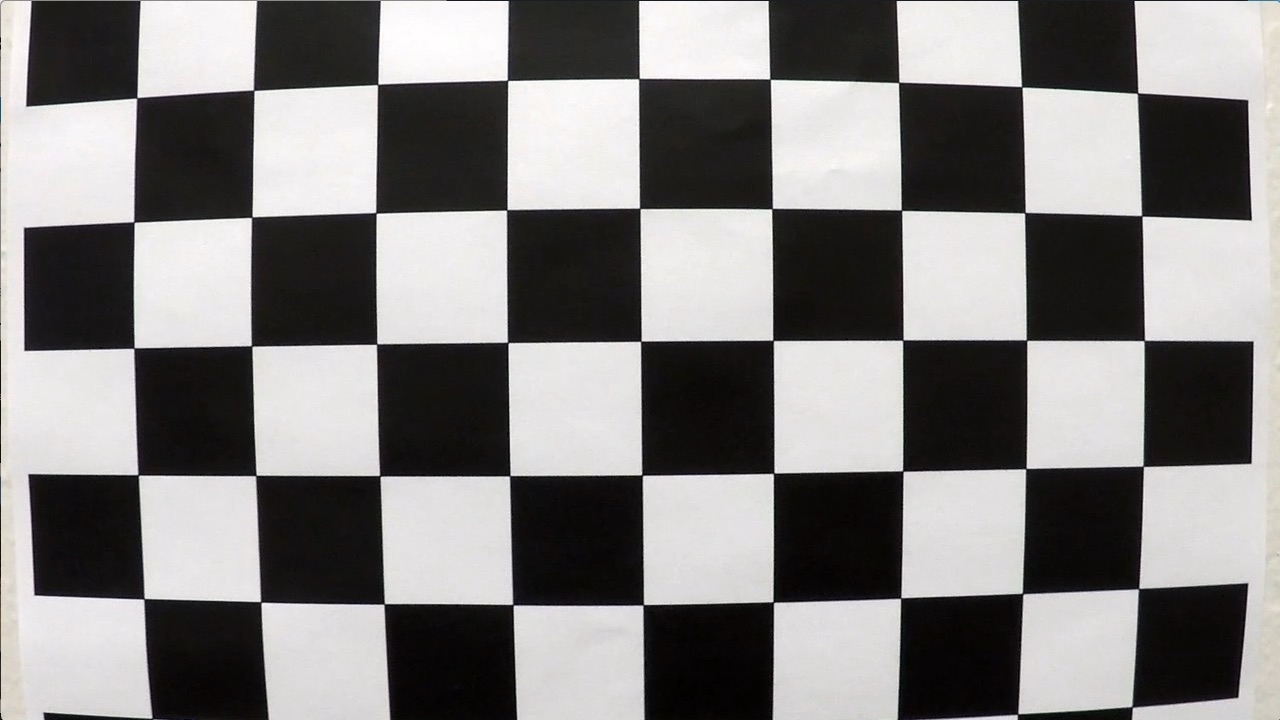
#> input picture p4/camera_cal/calibration1.jpg, 1280 x 720 px; its folder holds 5 pictures in this run
$ jupyter execute --allow-errors p4_submit.ipynb   (shell and % lines are left out)   (Python 2 division)   (older library calls are emulated)
#> lines starting #> are read from the running program, lines starting #| are printed output that depends on the picture; after the words box and inside, x2 and y2 are one past the last pixel; in counts of white or black regions, pixels touching at a corner belong together
### p4/utils.py
import numpy as np
import cv2
from scipy import signal

def convert_binary(img, s_thresh=(170, 255), sx_thresh=(20, 100), sy_thresh=None, l_thresh=None):
    # Grayscale image
    # NOTE: we already saw that standard grayscaling lost color information for the lane lines
    # Explore gradients in other colors spaces / color channels to see what might work better
#    gray = cv2.cvtColor(img, cv2.COLOR_RGB2GRAY)

    # hls color channel
    hls = cv2.cvtColor(img, cv2.COLOR_RGB2HLS).astype(np.float)

    l_channel = hls[:,:,1]
    s_channel = hls[:,:,2]

    # Threshold hls, s channel
    s_binary = np.zeros_like(s_channel)
    s_binary[(s_channel >= s_thresh[0]) & (s_channel <= s_thresh[1])] = 1

    # Sobel x
#    sobelx = cv2.Sobel(gray, cv2.CV_64F, 1, 0) # Take the derivative in x
#    abs_sobelx = np.absolute(sobelx) # Absolute x derivative to accentuate lines away from horizontal
#    scaled_sobel = np.uint8(255*abs_sobelx/np.max(abs_sobelx))

    sobelx = cv2.Sobel(l_channel, cv2.CV_64F, 1, 0) # Take the derivative in x
    abs_sobelx = np.absolute(sobelx) # Absolute x derivative to accentuate lines away from horizontal
    scaled_sobel = np.uint8(255*abs_sobelx/np.max(abs_sobelx))

    # Threshold x gradient
    sxbinary = np.zeros_like(scaled_sobel)
    sxbinary[(scaled_sobel >= sx_thresh[0]) & (scaled_sobel <= sx_thresh[1])] = 1


    # Sobel y
    if sy_thresh:

        sobely = cv2.Sobel(gray, cv2.CV_64F, 0, 1) # Take the derivative in y
        abs_sobely = np.absolute(sobely) # Absolute x derivative to accentuate lines away from horizontal
        scaled_sobely = np.uint8(255*abs_sobely/np.max(abs_sobely))

    # Threshold y gradient
        sybinary = np.zeros_like(scaled_sobely)
        sybinary[(scaled_sobely >= sy_thresh[0]) & (scaled_sobely <= sy_thresh[1])] = 1


    # Threshold hls, l channel

    if l_thresh:

        l_channel = hls[:,:,1]
        l_binary = np.zeros_like(l_channel)
        l_binary[(l_channel >= l_thresh[0]) & (l_channel <= l_thresh[1])] = 1

    # Stack each channel to view their individual contributions in green and blue respectively
    # This returns a stack of the two binary images, whose components you can see as different colors
    color_binary = np.dstack(( np.zeros_like(sxbinary), sxbinary, s_binary))

    # Combine the two binary thresholds
    combined_binary = np.zeros_like(sxbinary)

    if(l_thresh and sy_thresh):
        combined_binary[(s_binary == 1) & (l_binary == 1) | (sxbinary == 1) & (sybinary == 1) ] = 1

    if(l_thresh and not sy_thresh):
        combined_binary[(s_binary == 1) & (l_binary == 1) | (sxbinary == 1) ] = 1

    if(sy_thresh and not l_thresh):
        combined_binary[(l_binary == 1) | (sxbinary == 1) & (sybinary == 1) ] = 1

    if(not sy_thresh and not l_thresh):
        combined_binary[(s_binary == 1) | (sxbinary == 1) ] = 1

    return combined_binary, color_binary


def get_pixel_in_window(img, x_center, y_center, size):
    """
    returns selected pixels inside a window.
    :param img: binary image
    :param x_center: x coordinate of the window center
    :param y_center: y coordinate of the window center
    :param size: size of the window in pixel
    :return: x, y of detected pixels

    :size, window_radius=200

    """

    half_size = size // 2
    window = img[int(y_center - half_size):int(y_center + half_size), int(x_center - half_size):int(x_center + half_size)]

    x, y = (window.T == 1).nonzero()

    x = x + x_center - half_size
    y = y + y_center - half_size

    return x, y

def collapse_into_single_arrays(leftx, lefty, rightx, righty, histogram):
    leftx = [x
             for array in leftx
             for x in array]
    lefty = [x
             for array in lefty
             for x in array]
    rightx = [x
              for array in rightx
              for x in array]
    righty = [x
              for array in righty
              for x in array]

    leftx = np.array(leftx)
    lefty = np.array(lefty)
    rightx = np.array(rightx)
    righty = np.array(righty)

    return leftx, lefty, rightx, righty, histogram


def histogram_pixels(warped_thresholded_image, offset=50, steps=6,
                     window_radius=200, medianfilt_kernel_size=51,
                     horizontal_offset=50):
    # Initialise arrays
    left_x = []
    left_y = []
    right_x = []
    right_y = []

    histograms = []

    # Parameters

    height = warped_thresholded_image.shape[0]
    width = warped_thresholded_image.shape[1]
    half_frame = warped_thresholded_image.shape[1] // 2
    pixels_per_step = height / steps
    half = int(width/2)


    for step in range(steps):

        left_x_window_centres = []
        right_x_window_centres = []
        y_window_centres = []

        # Define the window (horizontal slice)

        window_start_y = height - (step * pixels_per_step)
        window_end_y = window_start_y - pixels_per_step

        # Take a count of all the pixels at each x-value in the horizontal slice

        histogram = np.sum(warped_thresholded_image[int(window_end_y):int(window_start_y), int(0.0):int(width)], axis=0)

        # plt.plot(histogram)

        # Smoothen the histogram and removing noise
        # Apply a median filter to the input array using a local window-size given by kernel_size.
        histogram_smooth = signal.medfilt(histogram, medianfilt_kernel_size)

        histograms.append(histogram_smooth)

        # plt.plot(histogram_smooth)

        # Identify the left and right peaks
        # possible gaps between peaks, np.arange(1, 10)

        left_peaks = np.array(signal.find_peaks_cwt(histogram_smooth[:half], np.arange(1, 10)))
        right_peaks = np.array(signal.find_peaks_cwt(histogram_smooth[half:], np.arange(1, 10)))

        if len(left_peaks) > 0:
            left_peak = max(left_peaks)
            left_x_window_centres.append(left_peak)

        if len(right_peaks) > 0:
            right_peak = max(right_peaks) + half
            right_x_window_centres.append(right_peak)


        # Add coordinates to window centres

        if len(left_peaks) > 0 or len(right_peaks) > 0:
            y_window_centres.append((window_start_y + window_end_y) // 2)

        # Get pixels in the left window
        for left_x_centre, y_centre in zip(left_x_window_centres, y_window_centres):
            left_x_additional, left_y_additional = get_pixel_in_window(warped_thresholded_image, left_x_centre,
                                                                       y_centre, window_radius)
            # plt.scatter(left_x_additional, left_y_additional)
            # Add pixels to list
            left_x.append(left_x_additional)
            left_y.append(left_y_additional)

        # Get pixels in the right window
        for right_x_centre, y_centre in zip(right_x_window_centres, y_window_centres):
            right_x_additional, right_y_additional = get_pixel_in_window(warped_thresholded_image, right_x_centre,
                                                                         y_centre, window_radius)
            # plt.scatter(right_x_additional, right_y_additional)
            # Add pixels to list
            right_x.append(right_x_additional)
            right_y.append(right_y_additional)

    return collapse_into_single_arrays(left_x, left_y, right_x, right_y,  histograms)


def fit_second_order_poly(indep, dep, return_coeffs=False):
    fit = np.polyfit(indep, dep, 2)
    fitdep = fit[0]*indep**2 + fit[1]*indep + fit[2]
    if return_coeffs == True:
        return fitdep, fit
    else:
        return fitdep

def lane_poly(yval, poly_coeffs):
    """Returns x value for poly given a y-value.
    Note here x = Ay^2 + By + C."""

    return poly_coeffs[0]*yval**2 + poly_coeffs[1]*yval + poly_coeffs[2]

def draw_poly(img, poly, poly_coeffs, steps, color=[255, 0, 0], thickness=10, dashed=False):
    img_height = img.shape[0]
    pixels_per_step = img_height // steps

    for i in range(steps):
        start = i * pixels_per_step
        end = start + pixels_per_step

        start_point = (int(poly(start, poly_coeffs=poly_coeffs)), start)
        end_point = (int(poly(end, poly_coeffs=poly_coeffs)), end)

        if dashed == False or i % 2 == 1:
            img = cv2.line(img, end_point, start_point, color, thickness)

    return img

def evaluate_poly(indep, poly_coeffs):
    return poly_coeffs[0]*indep**2 + poly_coeffs[1]*indep + poly_coeffs[2]


def highlight_lane_line_area(mask_template, left_poly, right_poly, start_y=0, end_y =720):
    area_mask = mask_template
    for y in range(start_y, end_y):
        left = evaluate_poly(y, left_poly)
        right = evaluate_poly(y, right_poly)
        area_mask[y][int(left):int(right)] = 1

    return area_mask

# [69 lines left out: functions center, add_figures_to_image, plausible_curvature, plausible_continuation_of_traces, region_of_interest, not called in this run]

### p4/p4_submit.ipynb
[cell 1]

import numpy as np
import cv2
import matplotlib.pyplot as plt
import matplotlib.image as mpimg
from scipy import signal

import glob
import pickle

from utils import *
import collections

[cell 2]
# Prepare object points
nx = 9 # Number of inside corners in any given row
ny = 6 # Number of inside corners in any given column

# Read in and make a list of calibration images

# glob allows us to read in files with consistent file names
# e.g. calibration-1.jpg, calibration-2.jpg...
images = glob.glob("camera_cal/calibration*.jpg")

# Initialise image and object point arrays
objpoints = []
imgpoints = []

# Generate object points
objp = np.zeros((nx*ny,3), np.float32)
objp[:,:2] = np.mgrid[0:nx,0:ny].T.reshape(-1,2) # x, y coordinates

[cell 3]
for image in images:

    # Read in image
    img = cv2.imread(image)
#> img is the input picture: shape (720, 1280, 3); mean B, G, R 127.8, 128.4, 130.1

    # Convert to grayscale
    gray = cv2.cvtColor(img, cv2.COLOR_BGR2GRAY)

    # Find the chessboard corners
    # Parameters: (image, chessboard dims, param for any flags)
    # chessboard dims = inside corners, not squares.
    ret, corners = cv2.findChessboardCorners(gray, (nx, ny), None)
#> ret = False; corners = None

    # If found, draw corners
    if ret == True:
        # Fill image point and object point arrays
        imgpoints.append(corners)
        objpoints.append(objp)

        # Draw and display the corners
        cv2.drawChessboardCorners(img, (nx, ny), corners, ret)
        plt.imshow(img)

[cell 4]
# Test undistortion on an image
img = cv2.imread('camera_cal/calibration3.jpg')
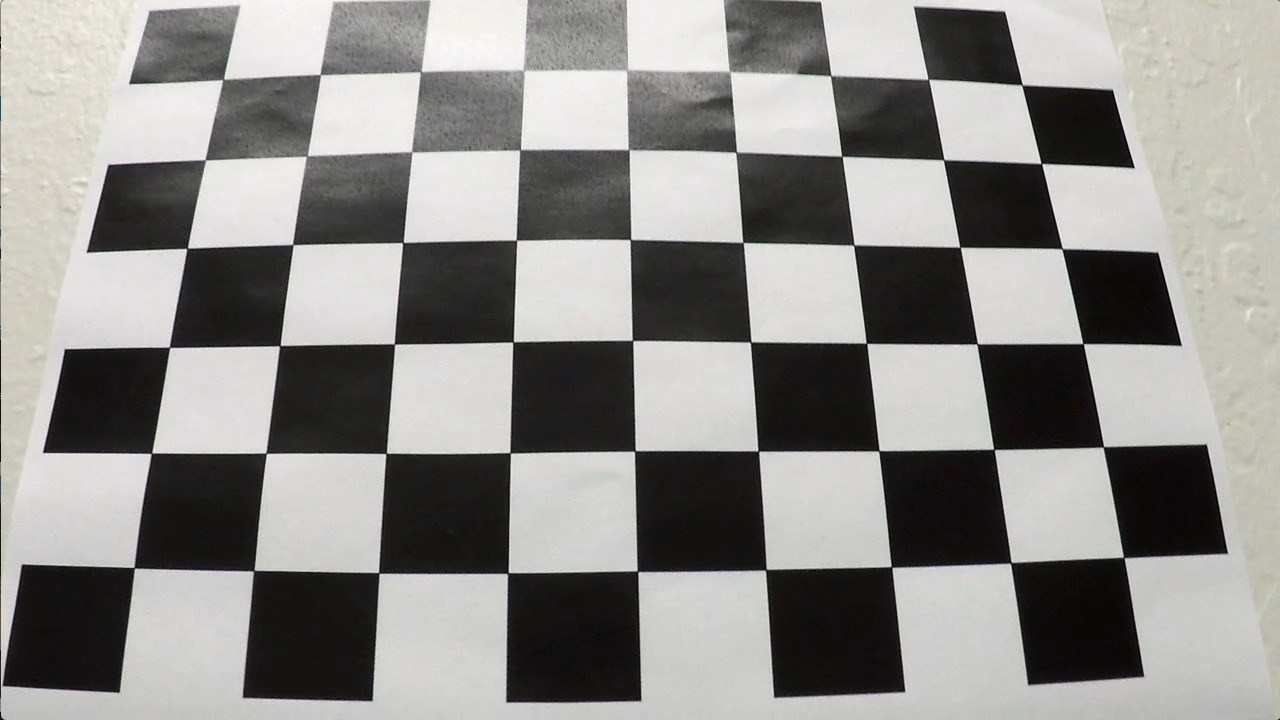
#> input picture p4/camera_cal/calibration3.jpg, 1280 x 720 px
#> img is the input picture: shape (720, 1280, 3); mean B, G, R 138.1, 141, 141.8
img_size = (img.shape[1], img.shape[0])

# Do camera calibration given object points and image points
ret, mtx, dist, rvecs, tvecs = cv2.calibrateCamera(objpoints, imgpoints, img_size,None,None)

dst = cv2.undistort(img, mtx, dist, None, mtx)
cv2.imwrite('calibration_wide/test_undist.jpg',dst)

#dst = cv2.cvtColor(dst, cv2.COLOR_BGR2RGB)
# Visualize undistortion
f, (ax1, ax2) = plt.subplots(1, 2, figsize=(20,10))
ax1.imshow(img)
ax1.set_title('Original Image', fontsize=30)
ax2.imshow(dst)
ax2.set_title('Undistorted Image', fontsize=30)

[cell 5]
# Save the camera calibration result.
save = {
    "mtx" : mtx,
    "dist" : dist
}

pickle.dump( save, open( "camera_calibration.p", "wb" ) )

Pipeline (single images)
1. Has the distortion correction been correctly applied to each image?

[cell 6]
raw = cv2.imread("test_images/signs_vehicles_xygrad.png")
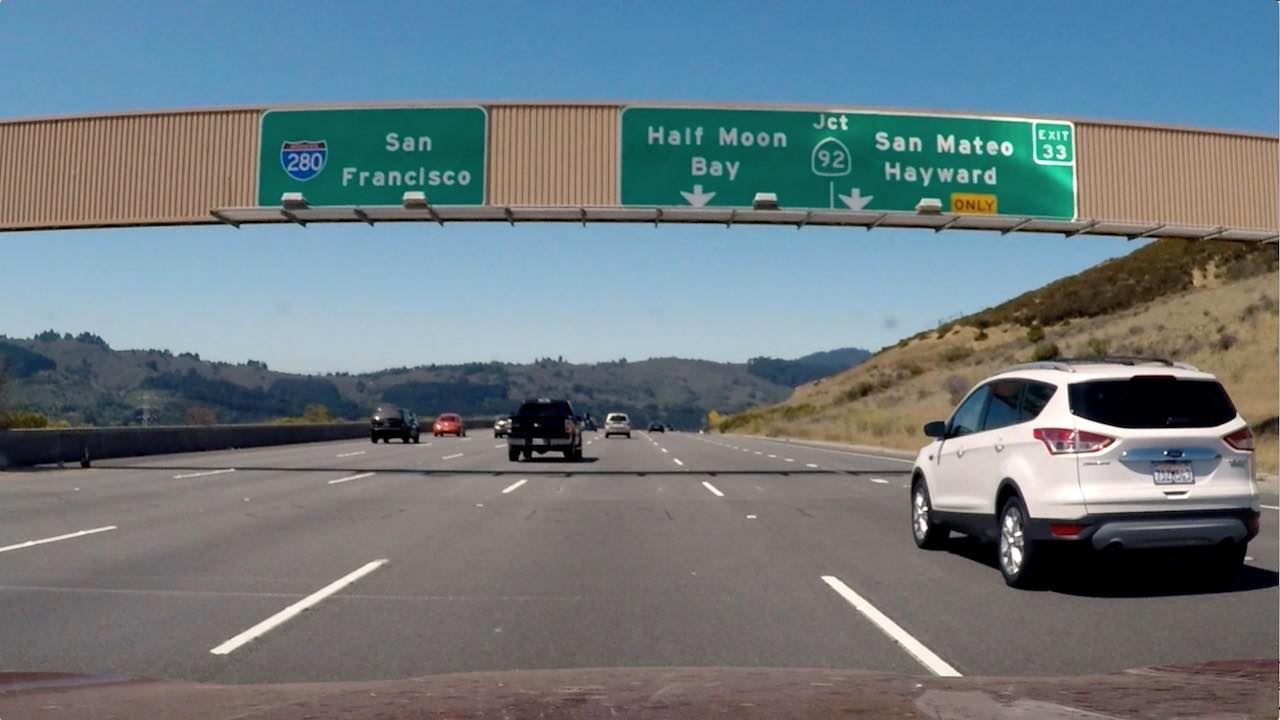
#> input picture p4/test_images/signs_vehicles_xygrad.png, 1280 x 720 px
#> raw is the input picture: shape (720, 1280, 3); mean B, G, R 127.5, 121.6, 109.2
#raw = cv2.imread("test_images/test5.jpg")

#raw = cv2.imread("1050.jpg")

image = cv2.undistort(raw, mtx, dist, None, mtx)

# Visualize undistortion
f, (ax1, ax2) = plt.subplots(1, 2, figsize=(20,10))
ax1.imshow(raw)
ax1.set_title('Original Image', fontsize=30)
ax2.imshow(image)
ax2.set_title('Undistorted Image', fontsize=30)

2. Has a binary image been created using color transforms, gradients or other methods?

[cell 7]
# Parameters
imshape = raw.shape

height = raw.shape[0]
#    offset = 50
#    offset_height = height - offset
half_frame = raw.shape[1] // 2
steps = 6
pixels_per_step = height / steps
window_radius = 200
medianfilt_kernel_size = 51
horizontal_offset = 40

blank_canvas = np.zeros((720, 1280))
colour_canvas = cv2.cvtColor(blank_canvas.astype(np.uint8), cv2.COLOR_GRAY2RGB)
#> colour_canvas: shape (720, 1280, 3); every value is 0

[cell 8]
#s_thresh=(150, 255)
#sx_thresh=(40, 100)

s_thresh=(150, 255)
sx_thresh=(40, 100)
sy_thresh=(20, 100)
l_thresh = (100,255)


combined_binary, color_binary = convert_binary(image, s_thresh=s_thresh, sx_thresh=sx_thresh,
                                                                sy_thresh=None, l_thresh=l_thresh)
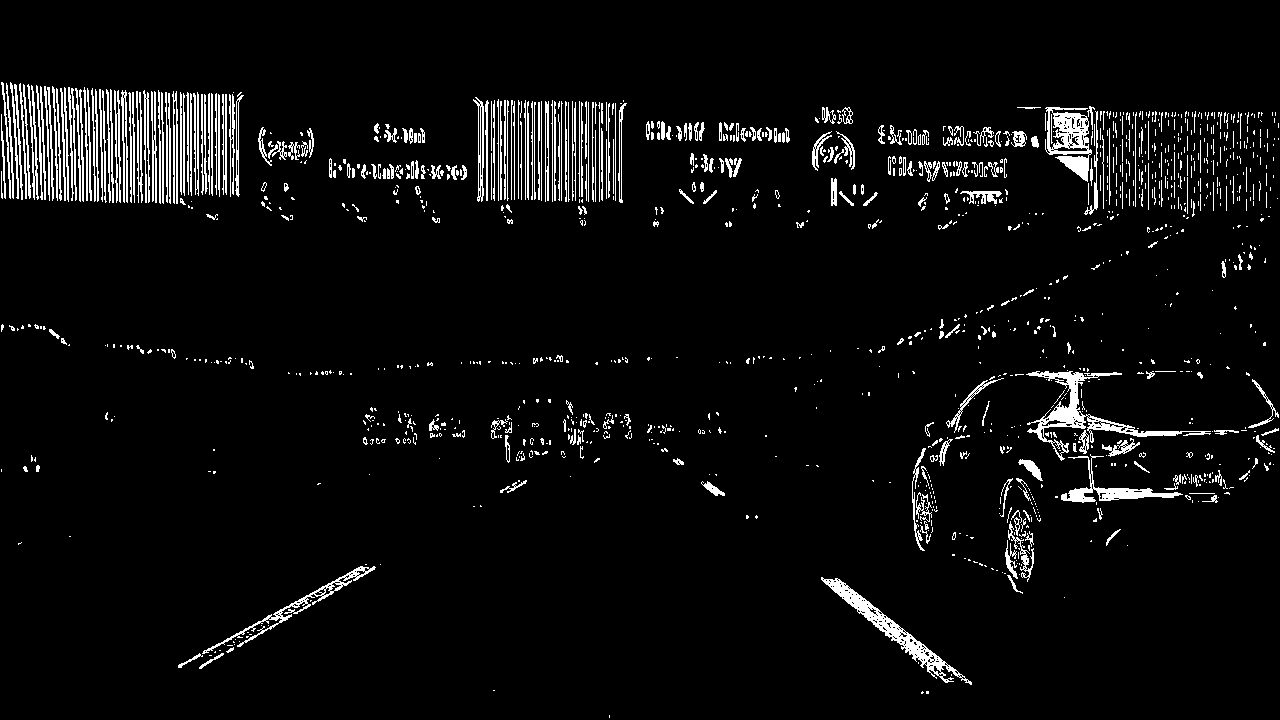
#> combined_binary: shape (720, 1280); values 0 (black) and 1 (white), 5% white in thin lines or dots, all inside (x1, y1, x2, y2) = (1, 82, 1279, 718)

[cell 9]
#combined_binary,b = convert_binary_test(image)

# Plot the result
f, (ax1, ax2, ax3) = plt.subplots(1, 3, figsize=(24, 9))
f.tight_layout()

ax1.imshow(image)
ax1.set_title('Original Image', fontsize=40)

ax2.imshow( color_binary)
ax2.set_title('SobelX, HLS', fontsize=40)
plt.subplots_adjust(left=0., right=1, top=0.9, bottom=0.)
ax3.imshow(combined_binary, cmap="gray")
ax3.set_title('Pipeline Result', fontsize=40)
plt.subplots_adjust(left=0., right=1, top=0.9, bottom=0.)

[cell 10]
src = np.float32([
    [120, image.shape[0]],
    [image.shape[1]/2 - 60, image.shape[0]-image.shape[0]/2+110],
    [image.shape[1]/2 + 60, image.shape[0]-image.shape[0]/2+110],
    [image.shape[1] - 120, image.shape[0]]
    ])


dst = np.float32([
    [150,image.shape[0]],
     [150 + 80,0],
     [image.shape[1] - 150 - 80,0],
     [image.shape[1] - 150,image.shape[0]]
    ])


M = cv2.getPerspectiveTransform(src, dst)
Minv = cv2.getPerspectiveTransform(dst, src)


print(image.shape)
#| (720, 1280, 3)
print(image.shape[0])
#| 720

print(src)
#| [[ 120.  720.]
#|  [ 580.  470.]
#|  [ 700.  470.]
#|  [1160.  720.]]
print(dst)
#| [[ 150.  720.]
#|  [ 230.    0.]
#|  [1050.    0.]
#|  [1130.  720.]]

[cell 11]
# Warp onto birds-eye-view
# Previous region-of-interest mask's function is absorbed by the warp
warped = cv2.warpPerspective(combined_binary, M, (imshape[1], imshape[0]), flags=cv2.INTER_LINEAR)
#> warped: shape (720, 1280); values 0 (black) and 1 (white), 1.8% white; 46 white regions (31 under 20 px), largest, box (x1, y1, x2, y2) and area: (948, 175, 1010, 326) 6488, (6, 161, 67, 301) 2884, (965, 608, 1007, 704) 2752
plt.rcParams["figure.figsize"] = (12,9)
plt.imshow(warped, cmap="gray")

Have lane line pixels been identified in the rectified image and fit with a polynomial?

[cell 12]
# Histogram and get pixels in window

leftx, lefty, rightx, righty, histogram = histogram_pixels(warped, horizontal_offset=horizontal_offset, steps=6,window_radius=200)
#> the loop in histogram_pixels, `for step in range(steps): ` made 6 passes
#> (left_peaks, right_peaks, left_peak, right_peak) on passes 1, 3, 4, 5: ([93, 96, 124, 128, 129], [334, 359], 129, 999), ([55], [352], 55, 992), ([4, 29, 58], [315, 334, 340, 361], 58, 1001), ([45], [315, 336, 357], 45, 997)
#> pass 1, in get_pixel_in_window (call 2), `window = img[int(y_center - half_size):int(y_center + half_size), int(..`:
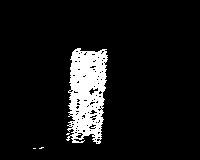
#> window: shape (160, 200); values 0 (black) and 1 (white), 8.6% white; 4 white regions (3 under 20 px), largest, box (x1, y1, x2, y2) and area: (66, 48, 108, 144) 2752
#> after the loop in histogram_pixels, `for step in range(steps):`: histograms = 6 items; left_x = 4 items; right_x = 5 items
#> in collapse_into_single_arrays, `leftx = [x for array in leftx for x in array]`: leftx = 2288 values from 76 to 136
#> in collapse_into_single_arrays, `lefty = [x for array in lefty for x in array]`: lefty = 2288 values, max 695 at index 2284, min 585 at index 8, mean 634.4
#> in collapse_into_single_arrays, `rightx = [x for array in rightx for x in array]`: rightx = 13583 values, max 1068 at index 13582, min 932 at index 0, mean 979.9
#> in collapse_into_single_arrays, `righty = [x for array in righty for x in array]`: righty = 13583 values, max 708 at index 0, min 80 at index 13573, mean 337.8

print(len(histogram))
print(len(leftx))

[cell 13]
f, (ax1, ax2, ax3, ax4, ax5, ax6) = plt.subplots(1, 6, figsize=(20,4))
#ax1.imshow(raw)
ax1.plot(histogram[0])
ax1.set_title('0', fontsize=10)
#ax2.imshow(image)
ax2.plot(histogram[1])
ax2.set_title('1', fontsize=10)

ax3.plot(histogram[2])
ax3.set_title('2', fontsize=10)

ax4.plot(histogram[3])
ax4.set_title('3', fontsize=10)

ax5.plot(histogram[4])
ax5.set_title('4', fontsize=10)

ax6.plot(histogram[5])
ax6.set_title('5', fontsize=10)
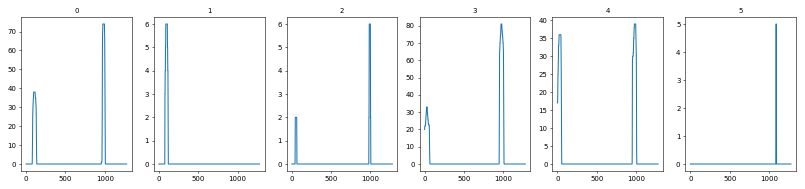
#> figure drawn by matplotlib, 6 panels; panel 1: curve peaks at x = 975, y = 74; panel 2: curve peaks at x = 87, y = 6; panel 3: curve peaks at x = 985, y = 6; panel 4: curve peaks at x = 971, y = 81

[cell 14]
# Fit a second order polynomial to each fake lane line
left_fit, left_coeffs = fit_second_order_poly(lefty, leftx, return_coeffs=True)
#> (the rest of the program and of its run is left out)
